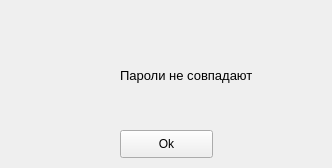
<?xml version="1.0" encoding="UTF-8"?>
<ui version="4.0">
 <class>MainWindow</class>
 <widget class="QMainWindow" name="MainWindow">
  <property name="geometry">
   <rect>
    <x>0</x>
    <y>0</y>
    <width>332</width>
    <height>168</height>
   </rect>
  </property>
  <property name="windowTitle">
   <string>MainWindow</string>
  </property>
  <widget class="QWidget" name="centralwidget">
   <widget class="QLabel" name="error_label">
    <property name="geometry">
     <rect>
      <x>30</x>
      <y>40</y>
      <width>61</width>
      <height>71</height>
     </rect>
    </property>
    <property name="text">
     <string/>
    </property>
    <property name="pixmap">
     <pixmap>../../../Downloads/Icon.png</pixmap>
    </property>
   </widget>
   <widget class="QPushButton" name="ok">
    <property name="geometry">
     <rect>
      <x>120</x>
      <y>130</y>
      <width>93</width>
      <height>28</height>
     </rect>
    </property>
    <property name="text">
     <string>Ok</string>
    </property>
   </widget>
   <widget class="QLabel" name="error">
    <property name="enabled">
     <bool>true</bool>
    </property>
    <property name="geometry">
     <rect>
      <x>120</x>
      <y>60</y>
      <width>271</width>
      <height>31</height>
     </rect>
    </property>
    <property name="font">
     <font>
      <pointsize>10</pointsize>
     </font>
    </property>
    <property name="text">
     <string>Пароли не совпадают</string>
    </property>
   </widget>
  </widget>
 </widget>
 <resources/>
 <connections/>
</ui>
